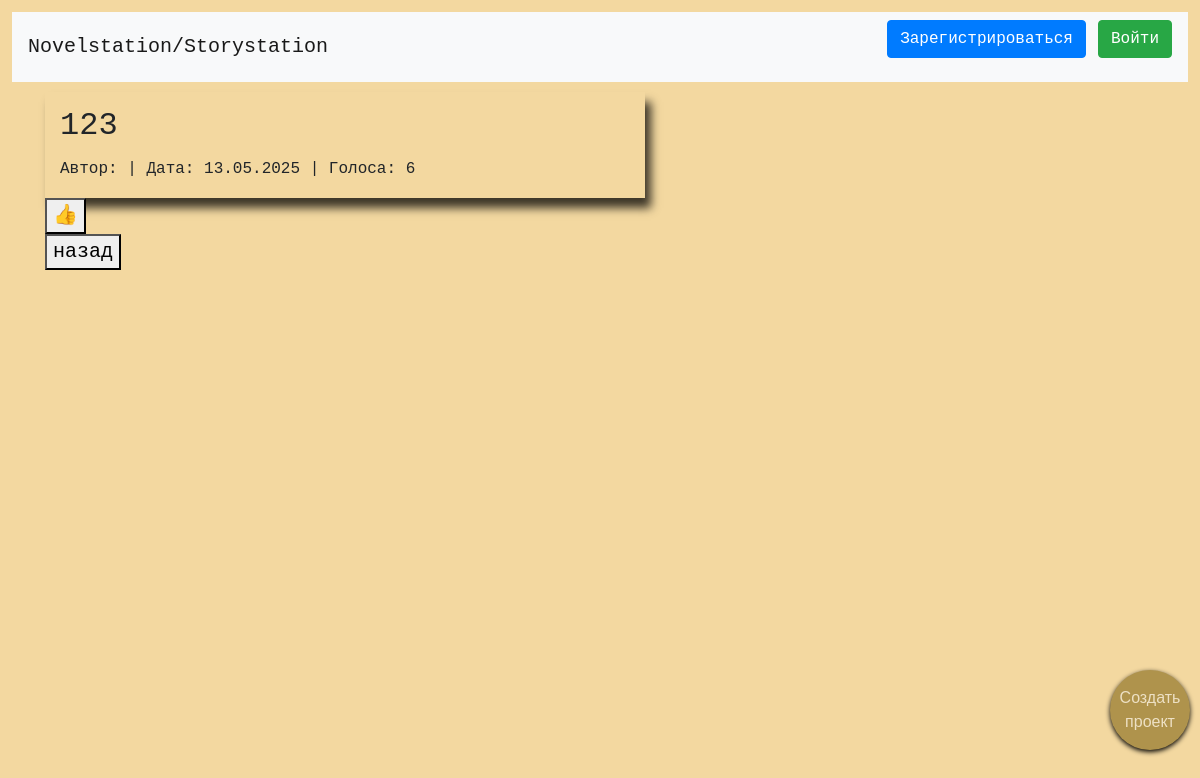
/read/1, run on the app's committed database.
### data/chapters.py (models this page shows)
class Chapter(SqlAlchemyBase, UserMixin):
    __tablename__ = 'chapters'
    id = Column(Integer, primary_key=True)
    author_id = Column(Integer, ForeignKey("users.id"))
    state = Column(Integer, default=0)  # 0-первая глава 1-продолжениеб 2-концовка
    votes = Column(Integer, default=0)
    date = Column(DateTime, default=datetime.utcnow)
    content = Column(Text, nullable=False, default='')
    title = Column(Text, nullable=False)
    next = Column(ARRAY(Integer), nullable=True, default=json.dumps([]))

### server.py (the view)
@app.route('/read/<int:chapter_id>')
def read(chapter_id):
    db_sess = db_session.create_session()
    chapter = db_sess.query(Chapter).get(chapter_id)
    return render_template('read_chapter.html', title=chapter.title, chapter=chapter)

### data/db_session.py (called while the page is built)
def create_session() -> Session:
    global __factory
    return __factory()

### templates/read_chapter.html (shortened to what this page needs)
{% extends "base.html" %}
{% block head%}
<link rel="stylesheet" href="../static/base.css">
<link rel="stylesheet" href="../static/personal.css">
{% endblock%}
{% block content %}
    <div class="editorSheet" style="min-height: 10px">
        <h2 style="text-after-overflow: hidden; overflow: hidden">{{ chapter.title|safe }}</h2>
        <small>Автор: {{ chapter.author }} | Дата: {{ chapter.date.strftime('%d.%m.%Y') }} | Голоса: {{ chapter.votes }}</small>
    </div>
    <a href="/vote/{{ chapter.id }}">
        <button class="vote-btn">👍</button>
    </a>
    <div>
            <button class="floating-button" onclick="openForm()">Создать проект</button>
    </div>
    <form action="/">
        <button>назад</button>
    </form>
{% endblock %}

### static/base.css (style rules this page uses)
body { text-align: left; margin: 1vw; font-family: Courier New, Courier, sans-serif; font-size: 20px; background-color: #d8b67d; }
.editorSheet { width: 50vw; min-height: 100vw; margin-left: 0; border: 0 solid; text-align: left; background-color: #f3d8a0; -webkit-box-shadow: 6px 10px 9px 0 rgba(0, 0, 0, 0.75); -moz-box-shadow: 6px 10px 9px 0 rgba(0, 0, 0, 0.75); box-shadow: 6px 10px 9px 0 rgba(0, 0, 0, 0.75); padding: 15px; }

### static/personal.css (style rules this page uses)
.floating-button { position: fixed; bottom: 50px; right: 10px; width: 80px; height: 80px; border-radius: 50%; background-color: #af934c; color: #ede0c4; border: none; cursor: pointer; box-shadow: 0 2px 5px rgba(0, 0, 0, 1.5); z-index: 100; font-family: Arial, serif; font-size: 16px; }
body { background-color: #f3d8a0; }

### data on the page
Chapter: title "123", date "13.05.2025", votes "6"
